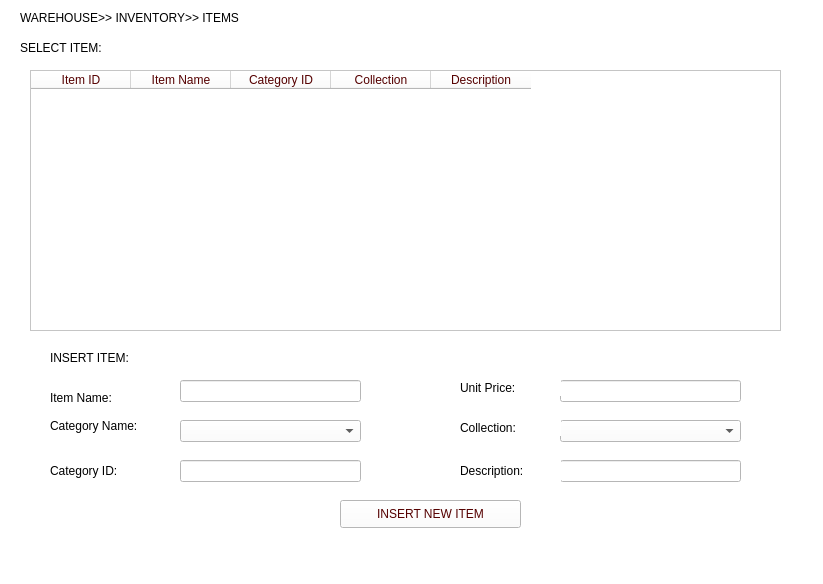
<?xml version="1.0" encoding="UTF-8"?>
<ui version="4.0">
 <class>MainWindow</class>
 <widget class="QMainWindow" name="MainWindow">
  <property name="geometry">
   <rect>
    <x>0</x>
    <y>0</y>
    <width>823</width>
    <height>584</height>
   </rect>
  </property>
  <property name="windowTitle">
   <string>MainWindow</string>
  </property>
  <property name="styleSheet">
   <string notr="true">
background-color: rgb(255, 255, 255);</string>
  </property>
  <widget class="QWidget" name="centralwidget">
   <widget class="QLabel" name="label">
    <property name="geometry">
     <rect>
      <x>20</x>
      <y>10</y>
      <width>231</width>
      <height>16</height>
     </rect>
    </property>
    <property name="text">
     <string>WAREHOUSE&gt;&gt; INVENTORY&gt;&gt; ITEMS</string>
    </property>
   </widget>
   <widget class="QTableWidget" name="itemtable">
    <property name="geometry">
     <rect>
      <x>30</x>
      <y>70</y>
      <width>751</width>
      <height>261</height>
     </rect>
    </property>
    <property name="styleSheet">
     <string notr="true">color: rgb(85, 0, 0);
font: 75 italic 12pt &quot;Bodoni MT&quot;;
background-image: url('C:/Users/USER/Downloads/Project_DB(updated ui)/tbg.jpeg')</string>
    </property>
    <column>
     <property name="text">
      <string>Item ID</string>
     </property>
    </column>
    <column>
     <property name="text">
      <string>Item Name</string>
     </property>
    </column>
    <column>
     <property name="text">
      <string>Category ID</string>
     </property>
    </column>
    <column>
     <property name="text">
      <string>Collection</string>
     </property>
    </column>
    <column>
     <property name="text">
      <string>Description</string>
     </property>
    </column>
   </widget>
   <widget class="QLabel" name="label_2">
    <property name="geometry">
     <rect>
      <x>20</x>
      <y>40</y>
      <width>231</width>
      <height>16</height>
     </rect>
    </property>
    <property name="text">
     <string>SELECT ITEM:</string>
    </property>
   </widget>
   <widget class="QLabel" name="label_3">
    <property name="geometry">
     <rect>
      <x>50</x>
      <y>350</y>
      <width>231</width>
      <height>16</height>
     </rect>
    </property>
    <property name="styleSheet">
     <string notr="true">font: 75 italic 11pt &quot;Bodoni MT&quot;;</string>
    </property>
    <property name="text">
     <string>INSERT ITEM:</string>
    </property>
   </widget>
   <widget class="QLineEdit" name="itemName">
    <property name="geometry">
     <rect>
      <x>180</x>
      <y>380</y>
      <width>181</width>
      <height>22</height>
     </rect>
    </property>
    <property name="styleSheet">
     <string notr="true">background-color: rgb(255, 255, 255);</string>
    </property>
   </widget>
   <widget class="QLabel" name="label_4">
    <property name="geometry">
     <rect>
      <x>50</x>
      <y>390</y>
      <width>101</width>
      <height>16</height>
     </rect>
    </property>
    <property name="styleSheet">
     <string notr="true">font: 75 italic 11pt &quot;Bodoni MT&quot;;</string>
    </property>
    <property name="text">
     <string>Item Name:</string>
    </property>
   </widget>
   <widget class="QComboBox" name="categoryDropdown">
    <property name="geometry">
     <rect>
      <x>180</x>
      <y>420</y>
      <width>181</width>
      <height>22</height>
     </rect>
    </property>
    <property name="styleSheet">
     <string notr="true">background-color: rgb(255, 255, 255);</string>
    </property>
    <item>
     <property name="text">
      <string/>
     </property>
    </item>
    <item>
     <property name="text">
      <string>Co-ord sets</string>
     </property>
    </item>
    <item>
     <property name="text">
      <string>Long Dresses</string>
     </property>
    </item>
    <item>
     <property name="text">
      <string>Pants and Jeans</string>
     </property>
    </item>
    <item>
     <property name="text">
      <string>Skirts</string>
     </property>
    </item>
    <item>
     <property name="text">
      <string>TankTops</string>
     </property>
    </item>
    <item>
     <property name="text">
      <string>Shirts</string>
     </property>
    </item>
    <item>
     <property name="text">
      <string>Formal Wear</string>
     </property>
    </item>
    <item>
     <property name="text">
      <string>JumpSuit</string>
     </property>
    </item>
    <item>
     <property name="text">
      <string>Scarfs</string>
     </property>
    </item>
    <item>
     <property name="text">
      <string>Coats and Blazers</string>
     </property>
    </item>
    <item>
     <property name="text">
      <string>Puffers and Jackets</string>
     </property>
    </item>
    <item>
     <property name="text">
      <string>Sweaters and Cardigans</string>
     </property>
    </item>
    <item>
     <property name="text">
      <string>Hoodie and Sweatshirts</string>
     </property>
    </item>
    <item>
     <property name="text">
      <string>Long Dresses</string>
     </property>
    </item>
    <item>
     <property name="text">
      <string>Formal Wear</string>
     </property>
    </item>
    <item>
     <property name="text">
      <string>Bottoms</string>
     </property>
    </item>
    <item>
     <property name="text">
      <string>Co-ord sets</string>
     </property>
    </item>
   </widget>
   <widget class="QLabel" name="label_5">
    <property name="geometry">
     <rect>
      <x>50</x>
      <y>410</y>
      <width>121</width>
      <height>31</height>
     </rect>
    </property>
    <property name="styleSheet">
     <string notr="true">font: 75 italic 11pt &quot;Bodoni MT&quot;;</string>
    </property>
    <property name="text">
     <string>Category Name:</string>
    </property>
   </widget>
   <widget class="QLineEdit" name="categoryIDLine">
    <property name="geometry">
     <rect>
      <x>180</x>
      <y>460</y>
      <width>181</width>
      <height>22</height>
     </rect>
    </property>
    <property name="styleSheet">
     <string notr="true">background-color: rgb(255, 255, 255);</string>
    </property>
   </widget>
   <widget class="QLabel" name="label_6">
    <property name="geometry">
     <rect>
      <x>50</x>
      <y>460</y>
      <width>101</width>
      <height>21</height>
     </rect>
    </property>
    <property name="styleSheet">
     <string notr="true">font: 75 italic 11pt &quot;Bodoni MT&quot;;</string>
    </property>
    <property name="text">
     <string>Category ID:</string>
    </property>
   </widget>
   <widget class="QComboBox" name="CollectionDropdown">
    <property name="geometry">
     <rect>
      <x>560</x>
      <y>420</y>
      <width>181</width>
      <height>22</height>
     </rect>
    </property>
    <property name="styleSheet">
     <string notr="true">background-color: rgb(255, 255, 255);</string>
    </property>
    <item>
     <property name="text">
      <string/>
     </property>
    </item>
    <item>
     <property name="text">
      <string>Winter</string>
     </property>
    </item>
    <item>
     <property name="text">
      <string>Summer</string>
     </property>
    </item>
    <item>
     <property name="text">
      <string>Year-Round</string>
     </property>
    </item>
   </widget>
   <widget class="QLineEdit" name="description">
    <property name="geometry">
     <rect>
      <x>560</x>
      <y>460</y>
      <width>181</width>
      <height>22</height>
     </rect>
    </property>
    <property name="styleSheet">
     <string notr="true">background-color: rgb(255, 255, 255);</string>
    </property>
   </widget>
   <widget class="QLineEdit" name="unitPrice">
    <property name="geometry">
     <rect>
      <x>560</x>
      <y>380</y>
      <width>181</width>
      <height>22</height>
     </rect>
    </property>
    <property name="styleSheet">
     <string notr="true">background-color: rgb(255, 255, 255);</string>
    </property>
   </widget>
   <widget class="QLabel" name="label_7">
    <property name="geometry">
     <rect>
      <x>460</x>
      <y>420</y>
      <width>101</width>
      <height>16</height>
     </rect>
    </property>
    <property name="styleSheet">
     <string notr="true">font: 75 italic 11pt &quot;Bodoni MT&quot;;</string>
    </property>
    <property name="text">
     <string>Collection:</string>
    </property>
   </widget>
   <widget class="QLabel" name="label_8">
    <property name="geometry">
     <rect>
      <x>460</x>
      <y>380</y>
      <width>101</width>
      <height>16</height>
     </rect>
    </property>
    <property name="styleSheet">
     <string notr="true">font: 75 italic 11pt &quot;Bodoni MT&quot;;</string>
    </property>
    <property name="text">
     <string>Unit Price:</string>
    </property>
   </widget>
   <widget class="QLabel" name="label_9">
    <property name="geometry">
     <rect>
      <x>460</x>
      <y>460</y>
      <width>101</width>
      <height>21</height>
     </rect>
    </property>
    <property name="styleSheet">
     <string notr="true">font: 75 italic 11pt &quot;Bodoni MT&quot;;</string>
    </property>
    <property name="text">
     <string>Description:</string>
    </property>
   </widget>
   <widget class="QPushButton" name="insertButton">
    <property name="geometry">
     <rect>
      <x>340</x>
      <y>500</y>
      <width>181</width>
      <height>28</height>
     </rect>
    </property>
    <property name="styleSheet">
     <string notr="true">background-image: url('C:/Users/USER/Downloads/Project_DB(updated ui)/bg.jpeg');
font: 75 italic 10pt &quot;Bodoni MT&quot;;
color: rgb(85, 0, 0);</string>
    </property>
    <property name="text">
     <string>INSERT NEW ITEM</string>
    </property>
   </widget>
  </widget>
  <widget class="QMenuBar" name="menubar">
   <property name="geometry">
    <rect>
     <x>0</x>
     <y>0</y>
     <width>823</width>
     <height>26</height>
    </rect>
   </property>
  </widget>
  <widget class="QStatusBar" name="statusbar"/>
 </widget>
 <resources/>
 <connections/>
</ui>
